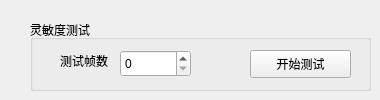
            <widget class="QWidget" name="tab_5">
             <attribute name="title">
              <string>灵敏度测试</string>
             </attribute>
             <widget class="QGroupBox" name="groupBox_17">
              <property name="geometry">
               <rect>
                <x>30</x>
                <y>20</y>
                <width>341</width>
                <height>71</height>
               </rect>
              </property>
              <property name="title">
               <string>灵敏度测试</string>
              </property>
              <widget class="QLabel" name="label_27">
               <property name="geometry">
                <rect>
                 <x>30</x>
                 <y>30</y>
                 <width>61</width>
                 <height>21</height>
                </rect>
               </property>
               <property name="text">
                <string>测试帧数</string>
               </property>
              </widget>
              <widget class="QSpinBox" name="testFrameNums">
               <property name="geometry">
                <rect>
                 <x>90</x>
                 <y>30</y>
                 <width>71</width>
                 <height>27</height>
                </rect>
               </property>
               <property name="maximum">
                <number>1000000</number>
               </property>
              </widget>
              <widget class="QPushButton" name="startSensitivityTest">
               <property name="geometry">
                <rect>
                 <x>220</x>
                 <y>30</y>
                 <width>101</width>
                 <height>28</height>
                </rect>
               </property>
               <property name="text">
                <string>开始测试</string>
               </property>
              </widget>
             </widget>
            </widget>
